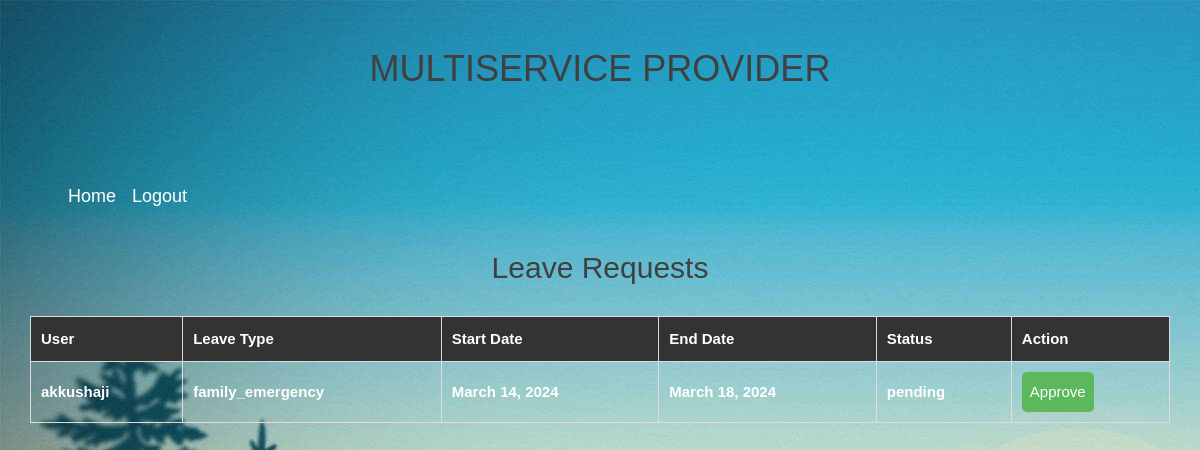
Screenshot of /leave_requests/21/ (signed in) with the database file from the repository.
### app1/models.py (models this page shows)
class WorkerLeaveapplication(models.Model):
    leaveid = models.AutoField(primary_key=True)
    user = models.ForeignKey(MyUser, on_delete=models.CASCADE, related_name='worker_leave')
    LEAVE_TYPES = (
        ('medical', 'Medical'),
        ('family_emergency', 'FamilyEmergency'),
        ('other', 'Other'),
    )
    leavetype = models.CharField(max_length=20, choices=LEAVE_TYPES)
    start_date = models.DateField()
    end_date = models.DateField()
    status = models.CharField(max_length=20, default='pending')

class MyUser(AbstractUser):
    email = models.EmailField(unique=True)
    password = models.CharField(max_length=128, default="")
    role = models.CharField(max_length=15, default='client')
    userid = models.AutoField(primary_key=True)

### app1/views.py (the view)
# urls.py: path('leave_requests/<int:provider_id>/', leave_requests, name='leave_requests'),
@login_required
def leave_requests(request, provider_id):
    try:
        branch_manager = BranchManager.objects.get(user=provider_id)
        branch_manager_assignment = BranchManagerAssignment.objects.get(manager=branch_manager)
        branch = branch_manager_assignment.branch
        workers_in_branch = Worker.objects.filter(branchid=branch)
        leave_requests = WorkerLeaveapplication.objects.filter(user__in=workers_in_branch.values('user'), status='pending')
        context = {
            'leave_requests': leave_requests,
            'provider_id': provider_id,
        }
        return render(request, 'leave_requests.html', context)
    except (BranchManager.DoesNotExist, BranchManagerAssignment.DoesNotExist):
        return render(request, 'managerpage')
    except BranchManagerAssignment.DoesNotExist:
        return redirect('managerpage')
    except Branch.DoesNotExist:
        return redirect('managerpage')

### app1/templates/leave_requests.html (shortened to what this page needs)
{% load static %}
<!DOCTYPE html>
<html lang="en">
<head>
    <link rel="stylesheet" href="{% static 'userassets/css/bootstrap.min.css' %}">
    <link rel="stylesheet" href="{% static 'userassets/css/font-awesome.min.css' %}">
    <link rel="stylesheet" href="{% static 'userassets/css/style.css' %}">
</head>
<body style="background-image: url('{% static 'userassets/img/bg/manager.jpg' %}')">
<header class="header-area header-sticky">
    <div class="header-container">
        <div class="row">
            <div class="col-lg-12">
                <div class="logo text-center">
                    <h1><a href="providerpage" class="logo-text">MULTISERVICE <span class="provider-text">PROVIDER</span></a></h1>
                </div>
            </div>
            <div class="col-lg-12">
                <nav class="navbar navbar-expand-lg navbar-dark">
                    <div class="collapse navbar-collapse" id="navbarNav">
                        <ul class="navbar-nav ml-auto">
                            <li class="nav-item">
                                <a class="nav-link" href="managerpage">Home</a>
                            </li>
                            <li class="nav-item">
                                <a class="nav-link" href="{% url 'provider_logout' %}">Logout</a>
                            </li>
                        </ul>
                    </div>
                </nav>
            </div>
        </div>
    </div>
</header>
    <div class="container">
        <h2>Leave Requests</h2>
        {% if leave_requests %}
            <table>
                <thead>
                    <tr>
                        <th>User</th>
                        <th>Leave Type</th>
                        <th>Start Date</th>
                        <th>End Date</th>
                        <th>Status</th>
                        <th>Action</th>
                    </tr>
                </thead>
                <tbody>
                    {% for leave_request in leave_requests %}
                        <tr>
                            <td>{{ leave_request.user.username }}</td>
                            <td>{{ leave_request.leavetype }}</td>
                            <td>{{ leave_request.start_date }}</td>
                            <td>{{ leave_request.end_date }}</td>
                            <td>{{ leave_request.status }}</td>
                            <td>
                                {% if leave_request.status == 'pending' %}
                                    <form method="post" action="{% url 'approve_leave' leave_request.leaveid %}">
                                        <button type="submit">Approve</button>
                                    </form>
                                {% else %}
                                    N/A
                                {% endif %}
                            </td>
                        </tr>
                    {% endfor %}
                </tbody>
            </table>
        {% else %}
            <p>No leave requests found.</p>
        {% endif %}
    </div>
</body>
</html>

### app1/templates/leave_requests.html (style rules this page uses)
body { background: linear-gradient(to right, #141e30, #243b55); color: #fff; font-family: 'Arial', sans-serif; background-image: url('') }
.container { margin-top: 250px; }
h1 { text-align: center; margin-bottom: 30px; }
h2 { margin-top: 80px; text-align: center; margin-bottom: 30px; }
table { width: 100%; border-collapse: collapse; margin-bottom: 30px; }
th, td { border: 1px solid #ddd; padding: 10px; text-align: left; font-weight: bolder; font-size: 15px; }
th { background-color: #333; color: #fff; }
form { display: inline-block; }
button { padding: 8px; background-color: #5cb85c; color: #fff; border: none; border-radius: 5px; cursor: pointer; }
.navbar-nav { font-size: 18px; }
.navbar-nav .nav-link { color: #fff !important; }

### rows the page displays
WorkerLeaveapplication: user.username "akkushaji", leavetype "family_emergency", start_date "March 14, 2024", end_date "March 18, 2024", status "pending", shows "Approve"
